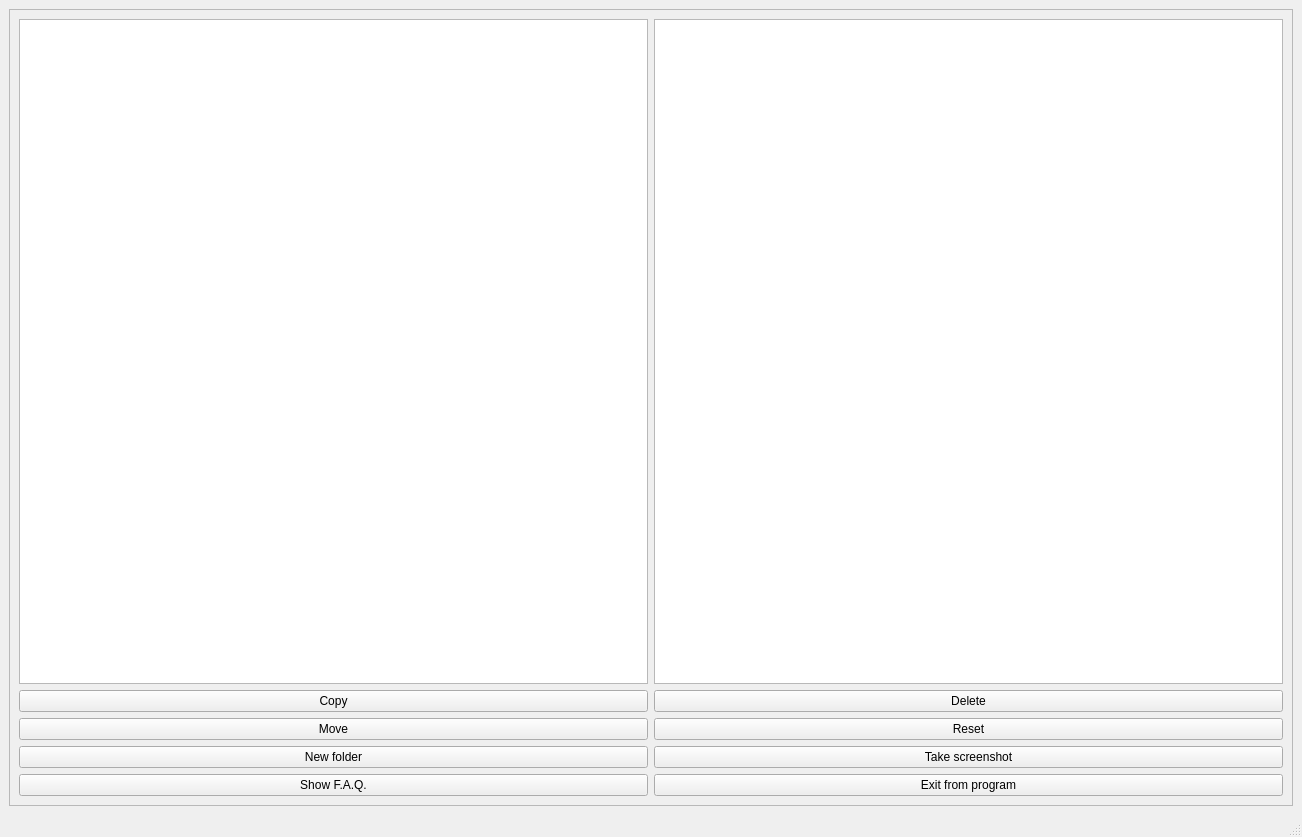
<?xml version="1.0" encoding="UTF-8"?>
<ui version="4.0">
 <class>MainWindow</class>
 <widget class="QMainWindow" name="MainWindow">
  <property name="geometry">
   <rect>
    <x>0</x>
    <y>0</y>
    <width>1302</width>
    <height>837</height>
   </rect>
  </property>
  <property name="windowTitle">
   <string>MainWindow</string>
  </property>
  <widget class="QWidget" name="centralwidget">
   <layout class="QHBoxLayout" name="horizontalLayout_2">
    <item>
     <widget class="QFrame" name="frame">
      <property name="frameShape">
       <enum>QFrame::StyledPanel</enum>
      </property>
      <property name="frameShadow">
       <enum>QFrame::Raised</enum>
      </property>
      <layout class="QGridLayout" name="gridLayout_2">
       <item row="4" column="1">
        <widget class="QPushButton" name="newfolderButton">
         <property name="text">
          <string>New folder</string>
         </property>
         <attribute name="buttonGroup">
          <string notr="true">buttonGroup</string>
         </attribute>
        </widget>
       </item>
       <item row="0" column="2">
        <widget class="QTreeView" name="treeView_2">
         <attribute name="headerDefaultSectionSize">
          <number>160</number>
         </attribute>
        </widget>
       </item>
       <item row="3" column="2">
        <widget class="QPushButton" name="resetButton">
         <property name="text">
          <string>Reset</string>
         </property>
         <attribute name="buttonGroup">
          <string notr="true">buttonGroup</string>
         </attribute>
        </widget>
       </item>
       <item row="1" column="2">
        <widget class="QPushButton" name="deleteButton">
         <property name="text">
          <string>Delete</string>
         </property>
         <attribute name="buttonGroup">
          <string notr="true">buttonGroup</string>
         </attribute>
        </widget>
       </item>
       <item row="0" column="1">
        <widget class="QTreeView" name="treeView">
         <property name="sizeAdjustPolicy">
          <enum>QAbstractScrollArea::AdjustIgnored</enum>
         </property>
         <attribute name="headerMinimumSectionSize">
          <number>39</number>
         </attribute>
         <attribute name="headerDefaultSectionSize">
          <number>160</number>
         </attribute>
        </widget>
       </item>
       <item row="1" column="1">
        <widget class="QPushButton" name="copyButton">
         <property name="text">
          <string>Copy</string>
         </property>
         <attribute name="buttonGroup">
          <string notr="true">buttonGroup</string>
         </attribute>
        </widget>
       </item>
       <item row="3" column="1">
        <widget class="QPushButton" name="moveButton">
         <property name="text">
          <string>Move</string>
         </property>
         <attribute name="buttonGroup">
          <string notr="true">buttonGroup</string>
         </attribute>
        </widget>
       </item>
       <item row="5" column="1">
        <widget class="QPushButton" name="pushButton">
         <property name="text">
          <string>Show F.A.Q.</string>
         </property>
         <attribute name="buttonGroup">
          <string notr="true">buttonGroup</string>
         </attribute>
        </widget>
       </item>
       <item row="5" column="2">
        <widget class="QPushButton" name="exitButton">
         <property name="text">
          <string>Exit from program</string>
         </property>
         <attribute name="buttonGroup">
          <string notr="true">buttonGroup</string>
         </attribute>
        </widget>
       </item>
       <item row="4" column="2">
        <widget class="QPushButton" name="pushButton_2">
         <property name="text">
          <string>Take screenshot</string>
         </property>
         <attribute name="buttonGroup">
          <string notr="true">buttonGroup</string>
         </attribute>
        </widget>
       </item>
      </layout>
     </widget>
    </item>
   </layout>
  </widget>
  <widget class="QMenuBar" name="menubar">
   <property name="geometry">
    <rect>
     <x>0</x>
     <y>0</y>
     <width>1302</width>
     <height>20</height>
    </rect>
   </property>
  </widget>
  <widget class="QStatusBar" name="statusbar"/>
 </widget>
 <resources/>
 <connections/>
 <buttongroups>
  <buttongroup name="buttonGroup"/>
 </buttongroups>
</ui>
